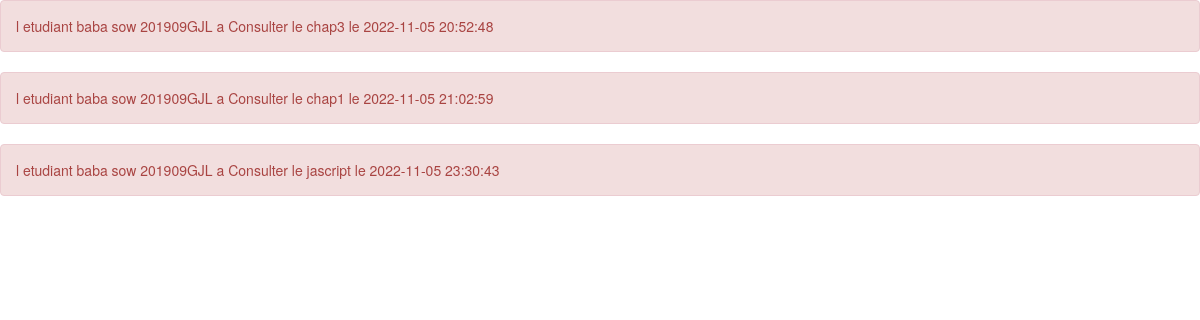
Page /afficheHistorique.php (signed in) on the committed database.
### tables this page shows
CREATE TABLE `historique` (
  `idHistorique` int(11) NOT NULL,
  `idEtudiant` int(11) NOT NULL,
  `idCours` int(11) NOT NULL,
  `date` datetime NOT NULL DEFAULT current_timestamp()
);

CREATE TABLE `etudiant` (
  `idEtudiant` int(4) NOT NULL,
  `nom` varchar(100) NOT NULL,
  `prenom` varchar(100) NOT NULL,
  `login` varchar(50) DEFAULT NULL,
  `email` varchar(255) DEFAULT NULL,
  `NumCarte` varchar(50) DEFAULT NULL,
  `idClasse` int(11) NOT NULL,
  `etat` int(1) DEFAULT NULL,
  `pwd` varchar(255) DEFAULT NULL
);

CREATE TABLE `cours` (
  `idCours` int(11) NOT NULL,
  `nomCours` varchar(50) DEFAULT NULL,
  `url` varchar(100) NOT NULL,
  `enseignant_id` int(11) NOT NULL,
  `idClasse` int(11) NOT NULL,
  `idModule` int(11) NOT NULL
);

### afficheHistorique.php (the view, shortened to what this page needs)
<link rel="stylesheet" type="text/css" href="css/bootstrap.min.css">
        <link rel="stylesheet" type="text/css" href="css/monstyle.css">
        <link rel="stylesheet" href="https://maxcdn.bootstrapcdn.com/bootstrap/3.4.0/css/bootstrap.min.css">
<?php
require("connexiondb.php");
$id=$_SESSION['user'];
$req="select * from etudiant e , historique h , cours c
where e.idEtudiant = h.idEtudiant and h.idCours = c.idCours and enseignant_id = $id";
$res=$pdo->query($req);
while ($ligne=$res->fetch()) {
      echo "<div class=\"alert alert-danger\" role=\"alert\"> l etudiant  ".$ligne['prenom']." ".$ligne['nom']." ".$ligne['NumCarte']."
         a Consulter le  ".$ligne['nomCours']." le ".$ligne['date']."
        </div>";
}

### rows in the picture
historique: idEtudiant.prenom "baba", idEtudiant.nom "sow", idEtudiant.NumCarte "201909GJL", idCours.nomCours "chap3", date "2022-11-05 20:52:48"
historique: idEtudiant.prenom "baba", idEtudiant.nom "sow", idEtudiant.NumCarte "201909GJL", idCours.nomCours "chap1", date "2022-11-05 21:02:59"
historique: idEtudiant.prenom "baba", idEtudiant.nom "sow", idEtudiant.NumCarte "201909GJL", idCours.nomCours "jascript", date "2022-11-05 23:30:43"
